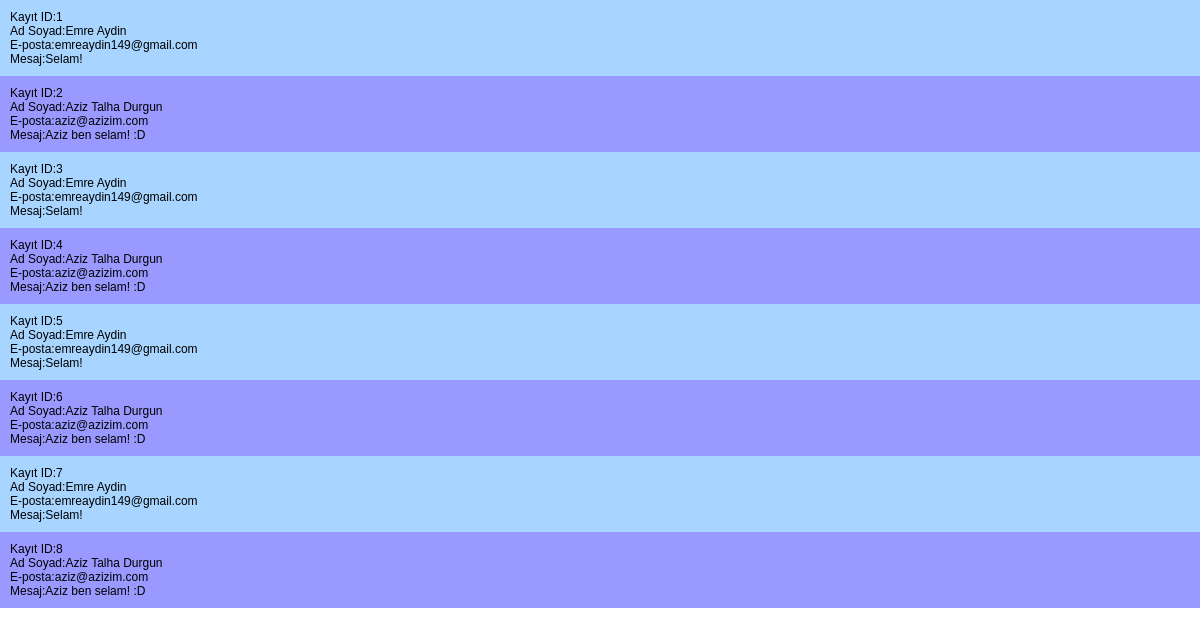
/mesajlar.php, run on the app's committed database.
### tables this page shows
CREATE TABLE `iletisim` (
  `id` int(11) NOT NULL,
  `ad_soyad` varchar(250) NOT NULL,
  `eposta` varchar(128) NOT NULL,
  `mesaj` text NOT NULL
);

### mesajlar.php (the view, shortened to what this page needs)
<?php
    global $pdo;
    $sql = $pdo->prepare("SELECT * FROM iletisim;");
    $sql->execute();
    $data = $sql->fetchAll(PDO::FETCH_ASSOC);
?>
<html>
<head>
    <link rel="stylesheet" href="style.css" />
</head>
<body>
<?php
    foreach ($data as $mesaj) {
?>
    <div class="kayit">
        <span class="label">Kayıt ID: </span>
        <span class="value"><?php echo $mesaj['id']; ?></span>
        <span class="label">Ad Soyad: </span>
        <span class="value"><?php echo $mesaj['ad_soyad']; ?></span>
        <span class="label">E-posta: </span>
        <span class="value"><?php echo $mesaj['eposta']; ?></span>
        <span class="label">Mesaj: </span>
        <span class="value"><?php echo $mesaj['mesaj']; ?></span>
    </div>
<?php
    }
?>
</body>
</html>

### style.css (style rules this page uses)
body { background: #ffffff; font-family: "Verdana", sans-serif; font-size: 12px; margin: 0; padding: 0; }
.kayit { background: #a7d5ff; padding: 10px; width: 100%; margin: 0; }
.kayit:nth-of-type(2n) { background: #9999ff; }
span.label { float: left; display: block; }
span.value { display: block; }

### data on the page
iletisim: id "1", ad_soyad "Emre Aydin", eposta "emreaydin149@gmail.com", mesaj "Selam!"
iletisim: id "2", ad_soyad "Aziz Talha Durgun", eposta "aziz@azizim.com", mesaj "Aziz ben selam! :D"
iletisim: id "3", ad_soyad "Emre Aydin", eposta "emreaydin149@gmail.com", mesaj "Selam!"
iletisim: id "4", ad_soyad "Aziz Talha Durgun", eposta "aziz@azizim.com", mesaj "Aziz ben selam! :D"
iletisim: id "5", ad_soyad "Emre Aydin", eposta "emreaydin149@gmail.com", mesaj "Selam!"
iletisim: id "6", ad_soyad "Aziz Talha Durgun", eposta "aziz@azizim.com", mesaj "Aziz ben selam! :D"
iletisim: id "7", ad_soyad "Emre Aydin", eposta "emreaydin149@gmail.com", mesaj "Selam!"
iletisim: id "8", ad_soyad "Aziz Talha Durgun", eposta "aziz@azizim.com", mesaj "Aziz ben selam! :D"
